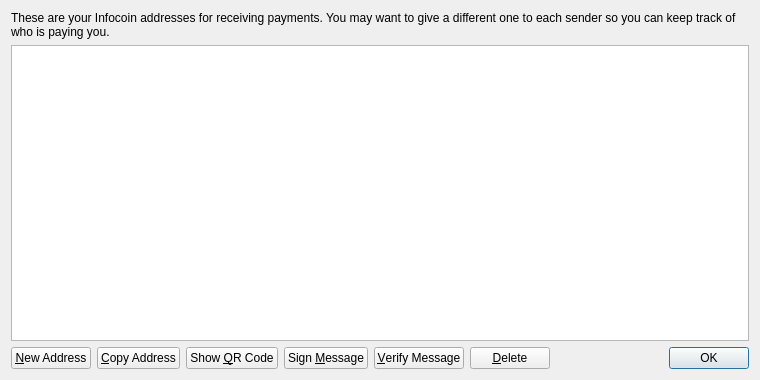
<?xml version="1.0" encoding="UTF-8"?>
<ui version="4.0">
 <class>AddressBookPage</class>
 <widget class="QWidget" name="AddressBookPage">
  <property name="geometry">
   <rect>
    <x>0</x>
    <y>0</y>
    <width>760</width>
    <height>380</height>
   </rect>
  </property>
  <property name="windowTitle">
   <string>Address Book</string>
  </property>
  <layout class="QVBoxLayout" name="verticalLayout">
   <item>
    <widget class="QLabel" name="labelExplanation">
     <property name="text">
      <string>These are your Infocoin addresses for receiving payments. You may want to give a different one to each sender so you can keep track of who is paying you.</string>
     </property>
     <property name="textFormat">
      <enum>Qt::PlainText</enum>
     </property>
     <property name="wordWrap">
      <bool>true</bool>
     </property>
    </widget>
   </item>
   <item>
    <widget class="QTableView" name="tableView">
     <property name="contextMenuPolicy">
      <enum>Qt::CustomContextMenu</enum>
     </property>
     <property name="toolTip">
      <string>Double-click to edit address or label</string>
     </property>
     <property name="tabKeyNavigation">
      <bool>false</bool>
     </property>
     <property name="selectionMode">
      <enum>QAbstractItemView::SingleSelection</enum>
     </property>
     <property name="selectionBehavior">
      <enum>QAbstractItemView::SelectRows</enum>
     </property>
     <property name="sortingEnabled">
      <bool>true</bool>
     </property>
     <attribute name="verticalHeaderVisible">
      <bool>false</bool>
     </attribute>
    </widget>
   </item>
   <item>
    <layout class="QHBoxLayout" name="horizontalLayout">
     <item>
      <widget class="QPushButton" name="newAddressButton">
       <property name="toolTip">
        <string>Create a new address</string>
       </property>
       <property name="styleSheet">
        <string notr="true"/>
       </property>
       <property name="text">
        <string>&amp;New Address</string>
       </property>
      </widget>
     </item>
     <item>
      <widget class="QPushButton" name="copyToClipboard">
       <property name="toolTip">
        <string>Copy the currently selected address to the system clipboard</string>
       </property>
       <property name="styleSheet">
        <string notr="true"/>
       </property>
       <property name="text">
        <string>&amp;Copy Address</string>
       </property>
      </widget>
     </item>
     <item>
      <widget class="QPushButton" name="showQRCode">
       <property name="styleSheet">
        <string notr="true"/>
       </property>
       <property name="text">
        <string>Show &amp;QR Code</string>
       </property>
      </widget>
     </item>
     <item>
      <widget class="QPushButton" name="signMessage">
       <property name="toolTip">
        <string>Sign a message to prove you own a Infocoin address</string>
       </property>
       <property name="styleSheet">
        <string notr="true"/>
       </property>
       <property name="text">
        <string>Sign &amp;Message</string>
       </property>
      </widget>
     </item>
     <item>
      <widget class="QPushButton" name="verifyMessage">
       <property name="toolTip">
        <string>Verify a message to ensure it was signed with a specified Infocoin address</string>
       </property>
       <property name="styleSheet">
        <string notr="true"/>
       </property>
       <property name="text">
        <string>&amp;Verify Message</string>
       </property>
      </widget>
     </item>
     <item>
      <widget class="QPushButton" name="deleteButton">
       <property name="toolTip">
        <string>Delete the currently selected address from the list</string>
       </property>
       <property name="styleSheet">
        <string notr="true"/>
       </property>
       <property name="text">
        <string>&amp;Delete</string>
       </property>
      </widget>
     </item>
     <item>
      <spacer name="horizontalSpacer">
       <property name="orientation">
        <enum>Qt::Horizontal</enum>
       </property>
       <property name="sizeHint" stdset="0">
        <size>
         <width>40</width>
         <height>20</height>
        </size>
       </property>
      </spacer>
     </item>
     <item>
      <widget class="QDialogButtonBox" name="buttonBox">
       <property name="sizePolicy">
        <sizepolicy hsizetype="Maximum" vsizetype="Fixed">
         <horstretch>0</horstretch>
         <verstretch>0</verstretch>
        </sizepolicy>
       </property>
       <property name="styleSheet">
        <string notr="true"/>
       </property>
       <property name="standardButtons">
        <set>QDialogButtonBox::Ok</set>
       </property>
      </widget>
     </item>
    </layout>
   </item>
  </layout>
 </widget>
 <resources/>
 <connections/>
</ui>
